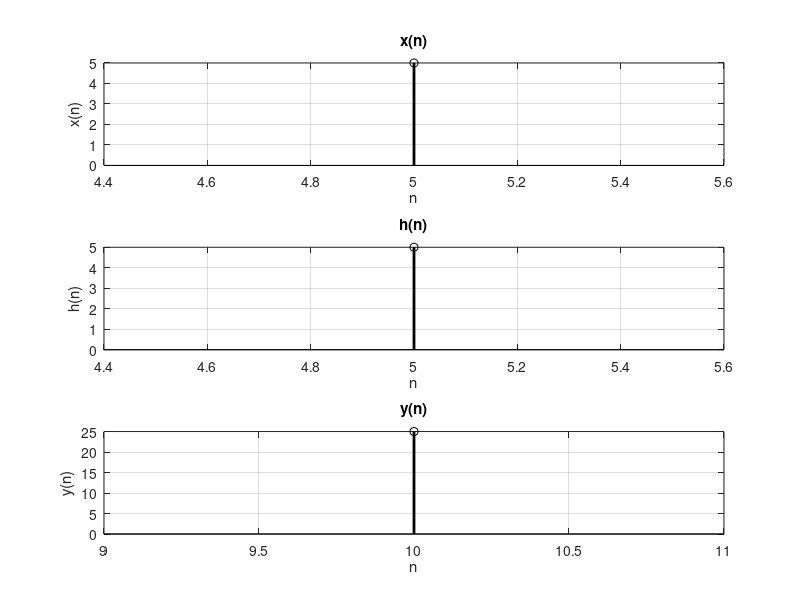

Source code (MATLAB):
clc;
clear;
xn=input('Enter the sequence x(n) in a row matrix form:');
xs=input('Enter the starting point of x(n):');
xe=xs+length(xn)-1;
nx=xs:xe;
subplot(3,1,1);
stem(nx,xn,'-ok','linewidth',2);
xlabel('n');
ylabel('x(n)');
title('x(n)');
grid on;
hn=input('Enter the sequence h(n) in a row matrix form:');
hs=input('Enter the starting point of h(n):');
he=hs+length(hn)-1;
nh=hs:he;
subplot(3,1,2);
stem(nh,hn,'-ok','linewidth',2);
xlabel('n');
ylabel('h(n)');
title('h(n)');
grid on;
yn=conv(xn,hn);
ys=xs+hs;
ye=xe+he;
ny=ys:ye;
subplot(3,1,3);
stem(ny,yn,'-ok','linewidth',2);
xlabel('n');
ylabel('y(n)');
title('y(n)');
grid on;